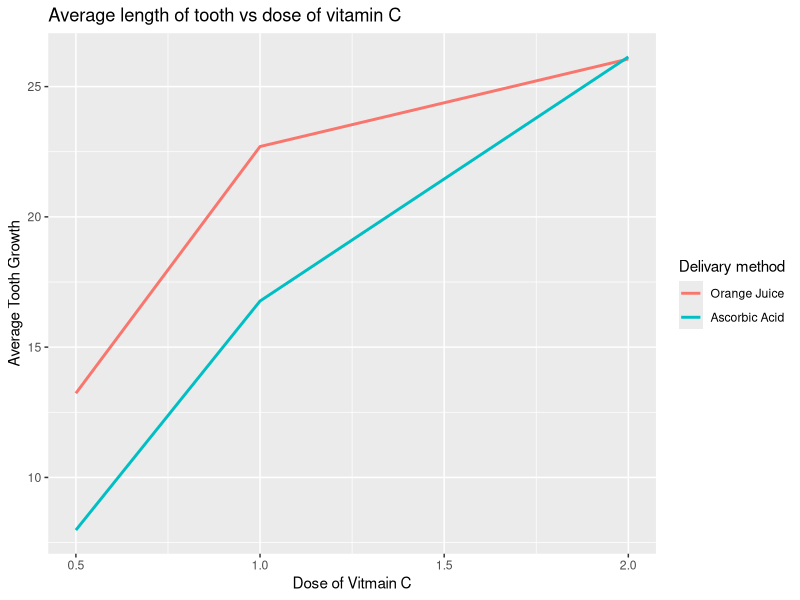

The R script that drew this image:
## ---- chunk 1
library(plyr)
data("ToothGrowth")
total <- ddply(ToothGrowth, .(supp, dose), summarise, 
               Average_Growth = mean(len))
## ---- chunk 2
total
## ---- chunk 3
library(ggplot2)
p <- ggplot(total, aes(dose, Average_Growth, color = supp)) + 
       geom_line(stat = "identity", size = 1)
p + labs( title= "Average length of tooth vs dose of vitamin C ", x = "Dose of Vitmain C", y = "Average Tooth Growth") + scale_color_discrete( name  = "Delivary method", labels = c("Orange Juice", "Ascorbic Acid"))
